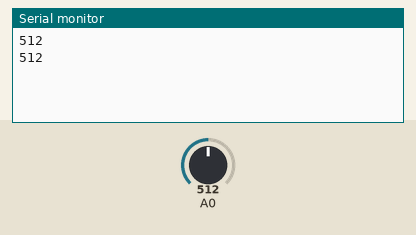
A sketch run on a simulated Arduino Uno, built with avr-gcc and run on an emulated ATmega328P. Shown: the last lines printed to the serial monitor. The test bench sets the inputs (shaded band); at power-on: A0 = 512.

Above: at 1.8 s.
1.9 s: A0 set to 716
At 2.4 s:
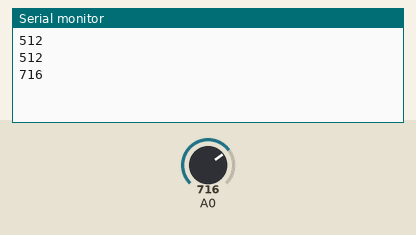
3.4 s: A0 set to 900
At 4.8 s:
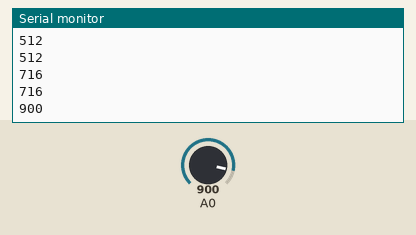
Timing chart, 0 to 6.4 s (numbered marks = the images above; inputs shaded):
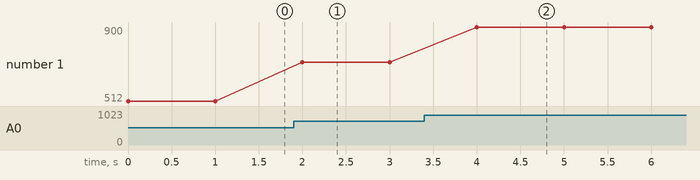

The sketch:

analogModTest.ino
```cpp
void setup() {
  // put your setup code here, to run once:
  pinMode(A0, INPUT);
  Serial.begin(9600); // open the serial port at 9600 bps:

}

void loop() {
  // put your main code here, to run repeatedly:
  Serial.println(analogRead(A0));
  delay(1000);
}
```

Measured:
- after the input at 1.9 s, the serial monitor: prints a new line after 0.10 s (image 1)
- after the input at 3.4 s, the serial monitor: prints a new line after 0.60 s (image 2)
- plotted number 1: 512 → 716 after the input at 1.9 s, 716 → 900 after the input at 3.4 s
